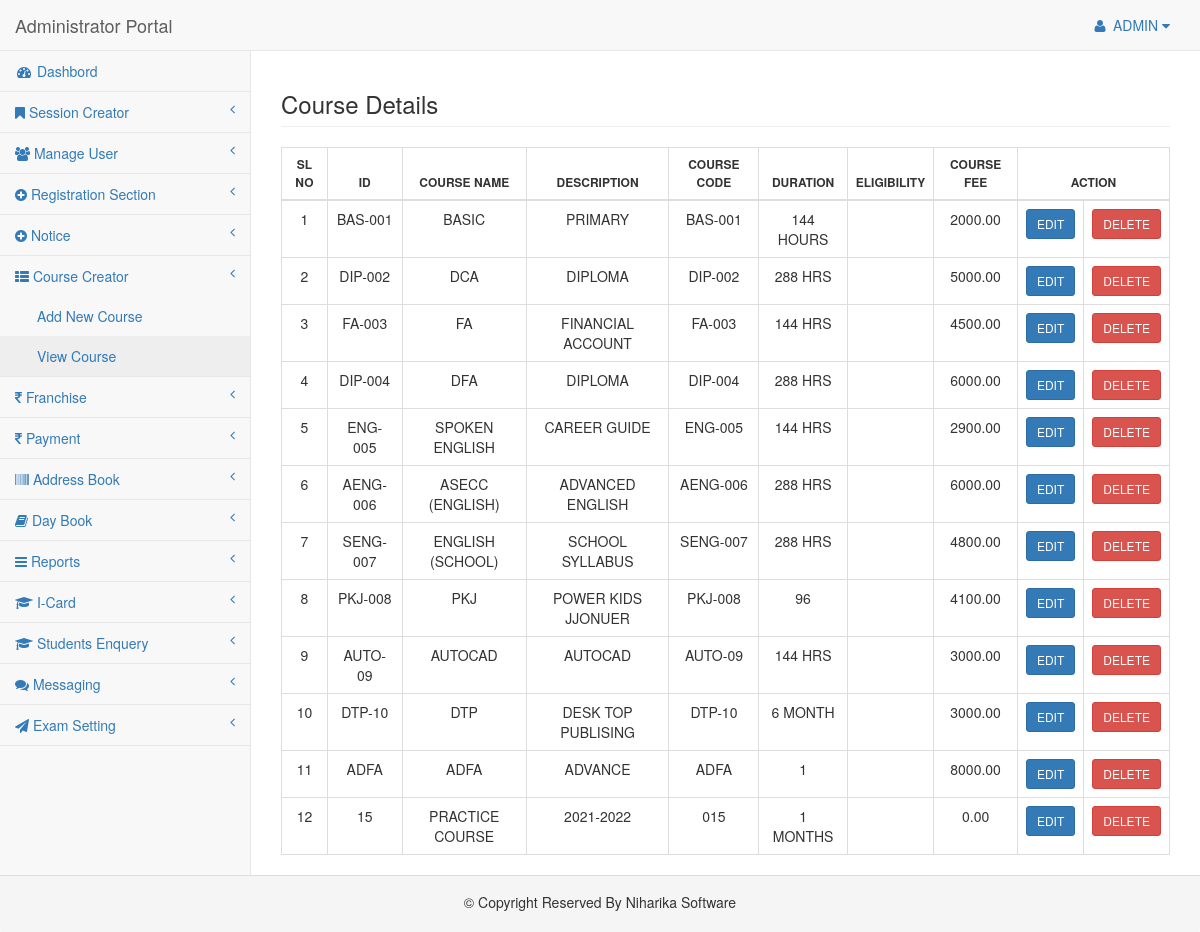
Screenshot of /viewcourses.php (signed in) with the database file from the repository.
### tables this page shows
CREATE TABLE `courses` (
  `id` int(25) NOT NULL,
  `course_id` varchar(25) NOT NULL,
  `course_name` varchar(155) NOT NULL,
  `description` longtext NOT NULL,
  `duration` varchar(55) NOT NULL,
  `eligibility` varchar(200) DEFAULT NULL,
  `unit` varchar(55) NOT NULL,
  `course_fee` decimal(12,2) NOT NULL,
  `fee_type` varchar(155) NOT NULL
);

### viewcourses.php (the view, shortened to what this page needs)
<?php session_start();
function fetchRecords()
{
	include   ('include/dbconfig.php');
	$sql		="SELECT * FROM `courses`";
	$res	   = mysqli_query($conn,  $sql);
	$no        = 0;
	while($row=mysqli_fetch_assoc($res))
	{
		echo '<tr>
			<td style="text-align:center;">'.++$no.'</td>
			<td style="text-align:center;">'.$row['course_id'].'</td>
			<td style="text-align:center;">'.$row['course_name'].'</td>
			<td style="text-align:center;">'.$row['description'].'</td>
			<td style="text-align:center;">'.sprintf('%0' . 3 . 's', $row['course_id']).'</td>
			<td style="text-align:center;">'.$row['duration'].'</td>
			<td style="text-align:center;">'.$row['eligibility'].'</td>
			<td style="text-align:center;">'.$row['course_fee'].'</td>
			<td style="text-align:center;"><button class="btn btn-primary btn-sm btn-edit" data-sid="'.$row['id'].'" >EDIT</button></td>
			<td style="text-align:center;"><button class="btn btn-danger btn-sm btn-del" data-sid="'.$row['id'].'" >DELETE</button></td>
			';
	}
}
?>
<?php include "include/menu.php";?>
<div id="page-wrapper">
	<div class="container-fluid">
		<div class="row">
	          <h3 class="page-header">Course Details</h3>
					<table id="editable_table" class="table table-bordered">
						<thead>
							<th style="text-align:center;font-size:12px;">SL NO			</th>
							<th style="text-align:center;font-size:12px;">ID			</th>
							<th style="text-align:center;font-size:12px;">COURSE NAME			</th>
							<th style="text-align:center;font-size:12px;">DESCRIPTION	</th>
							<th style="text-align:center;font-size:12px;">COURSE CODE	</th>
							<th style="text-align:center;font-size:12px;">DURATION	</th>
							<th style="text-align:center;font-size:12px;">ELIGIBILITY </th>
							<th style="text-align:center;font-size:12px;">COURSE FEE </th>
							<th style="text-align:center;font-size:12px;" colspan="2">ACTION </th>
						</thead>
						<tbody>
							<?php fetchRecords();?>
						</tbody>
					</table>
      </div>
			</div>
		</div>
	</div>
<?php include('include/footer.php'); ?>
</body>
</html>

### rows the page displays
courses: course "BAS-001", course_name "BASIC", description "PRIMARY", duration "144 HOURS", course_fee "2000.00"
courses: course "DIP-002", course_name "DCA", description "DIPLOMA", duration "288 HRS", course_fee "5000.00"
courses: course "FA-003", course_name "FA", description "FINANCIAL ACCOUNT", duration "144 HRS", course_fee "4500.00"
courses: course "DIP-004", course_name "DFA", description "DIPLOMA", duration "288 HRS", course_fee "6000.00"
courses: course "ENG-005", course_name "SPOKEN ENGLISH", description "CAREER GUIDE", duration "144 HRS", course_fee "2900.00"
courses: course "AENG-006", course_name "ASECC (ENGLISH)", description "ADVANCED ENGLISH", duration "288 HRS", course_fee "6000.00"
courses: course "SENG-007", course_name "ENGLISH (SCHOOL)", description "SCHOOL SYLLABUS", duration "288 HRS", course_fee "4800.00"
courses: course "PKJ-008", course_name "PKJ", description "POWER KIDS JJONUER", duration "96", course_fee "4100.00"
courses: course "AUTO-09", course_name "AUTOCAD", description "AUTOCAD", duration "144 HRS", course_fee "3000.00"
courses: course "DTP-10", course_name "DTP", description "DESK TOP PUBLISING", duration "6 MONTH", course_fee "3000.00"
courses: course "ADFA", course_name "ADFA", description "ADVANCE", duration "1", course_fee "8000.00"
courses: course "15", course_name "PRACTICE COURSE", description "2021-2022", course "015", duration "1 MONTHS", course_fee "0.00"
